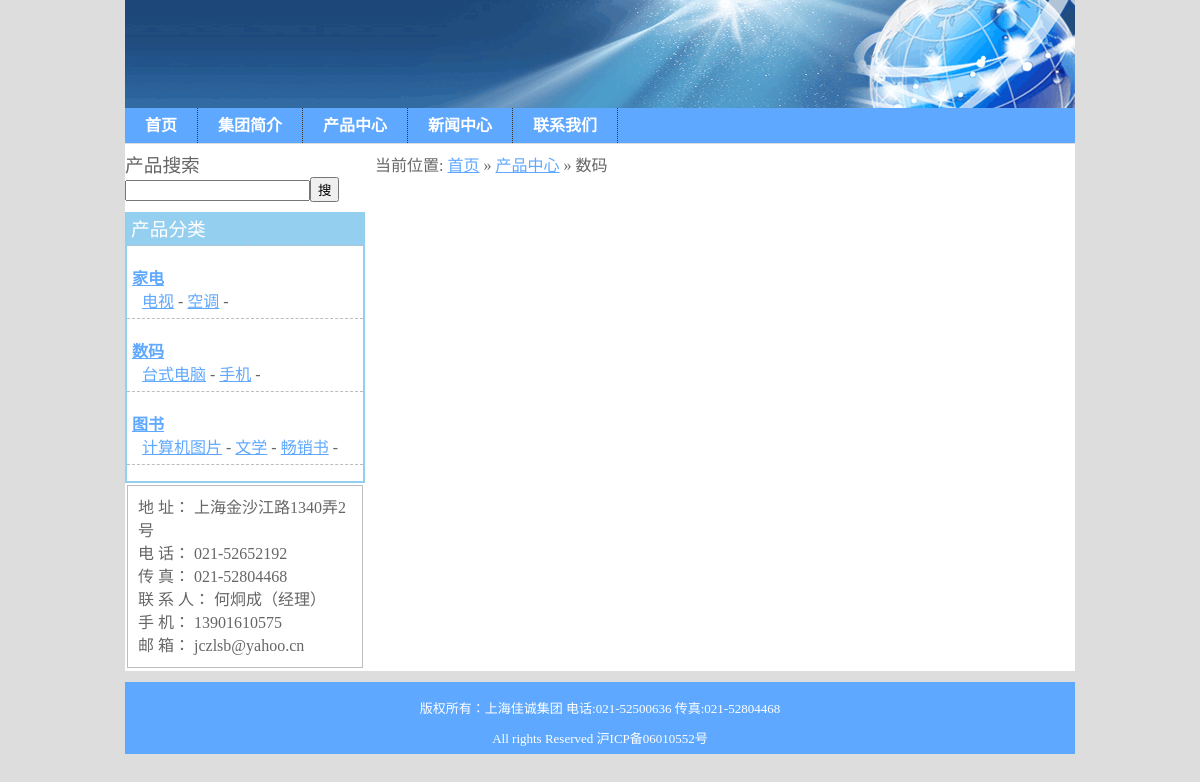
Page /index.php/products/category/2 on the committed database.
### tables this page shows
CREATE TABLE `pcategories` (
  `id` int(11) NOT NULL AUTO_INCREMENT,
  `name` varchar(255) NOT NULL,
  `parent_id` int(11) DEFAULT NULL,
  `position` int(11) DEFAULT NULL,
  `created_at` datetime DEFAULT NULL,
  `updated_at` datetime DEFAULT NULL,
  PRIMARY KEY (`id`)
);

### application/core/MY_Controller.php (called while the page is built, shortened)
<?php if ( ! defined('BASEPATH')) exit('No direct script access allowed');
class MY_Controller extends CI_Controller {
    protected $data;
  	protected function render_view($view, $layout="application"){
  	  $this->data["view"] = $view;
  	  $this->load->view("/layouts/".$layout, $this->data);
  	}
}

### application/controllers/products.php (called while the page is built, shortened)
<?php if ( ! defined('BASEPATH')) exit('No direct script access allowed');
class Products extends MY_Controller {
    function category(){
      $this->data["current_category"] = $this->db->query("select p.name from pcategories p where p.id=".$this->uri->segment(3))->row();
      $this->render_view('products/category_view');
    }
}

### index.php (called while the page is built, shortened)
<?php
require_once BASEPATH.'core/CodeIgniter'.EXT;

### application/models/product_model.php (called while the page is built, shortened)
<?php if ( ! defined('BASEPATH')) exit('No direct script access allowed');
class Product_model extends CI_Model {
    function get_root_categories(){
      $query = $this->db->query("select id, name from pcategories where parent_id is null or parent_id=0;");
      return $query->result();
    }
    function get_child_category($id){
      $query = $this->db->query("select id, name from pcategories where parent_id=$id;");
      return $query->result();
    }
}

### application/views/products/category_view.php (the view, shortened to what this page needs)
<div id="sidebar">
    <div id="product_search" style="margin-bottom:10px;">
      <h3>产品搜索</h3>
      <form id="search_form" method="get"><input id="keywords" type="text" name="keywords" /><button type="submit">搜</button></form>
    </div>
  <div id="product_categories" style="border:2px solid #95CFEF">
  <h3 style="background:#95CFEF;color:#FFF;padding:4px;">产品分类</h3>
  <div class="categories">
  <?php $categories = $this->product->get_root_categories(); ?>
  <?php foreach($categories as $category): ?>
    <dl style="border-bottom:1px dashed #BDBDBD;padding:5px;">
      <dt class="category" style="font-weight:bold;">
       <?php echo anchor("/products/category/".$category->id, strip_tags($category->name)); ?>
       </dt>
    <?php $sub_categories = $this->product->get_child_category($category->id); ?>
      <dd class="sub_category">
      <?php foreach($sub_categories as $sub_category): ?>
         <?php echo anchor("/products/scategory/".$category->id."/".$sub_category->id, strip_tags($sub_category->name)); ?> -
      <?php endforeach; ?>
      </dd>
    </dl>
  <?php endforeach; ?>
  </div>
  </div>
  <div id="contact_info">
      地 址： 上海金沙江路1340弄2号<br />
      电 话： 021-52652192<br />
      传 真： 021-52804468<br />
      联 系 人： 何炯成（经理） <br />
      手 机： 13901610575 <br />
      邮 箱： jczlsb@yahoo.cn <br />
  </div>
</div>
<div id="main">
    <div class="breadcrumb">当前位置: <a href="<?php echo base_url(); ?>">首页</a> &raquo; <a href="<?php echo site_url('products'); ?>">产品中心</a> &raquo; <?php echo $current_category->name; ?></div>
  <div class="clear"></div>
</div>

### assets/stylesheets/application.css (style rules this page uses)
h1, h2, h3, h4, h5, h6 { margin:0; padding:0; font-weight: normal; }
a { color: #5FA8FF; }
body { background-color: #ddd; color: #666666; line-height: 23px; margin:0;padding: 0; }
#sidebar { width: 240px; float:left ; }
#main { width:700;margin-left:250px;min-height: 400px; }
.clear { height:1px; clear:both; }
#contact_info { margin: 2px; padding: 10px; border: 1px solid #BDBDBD; }
#product_categories h3 { border-bottom: 1px dashed #BDBDBD; }
.sub_category { margin-left:10px; }

### rows in the picture
pcategories: id+name "家电"
pcategories: name "电视"
pcategories: name "空调"
pcategories: id+name "数码", name "数码"
pcategories: name "台式电脑"
pcategories: name "手机"
pcategories: id+name "图书"
pcategories: name "计算机图片"
pcategories: name "文学"
pcategories: name "畅销书"
